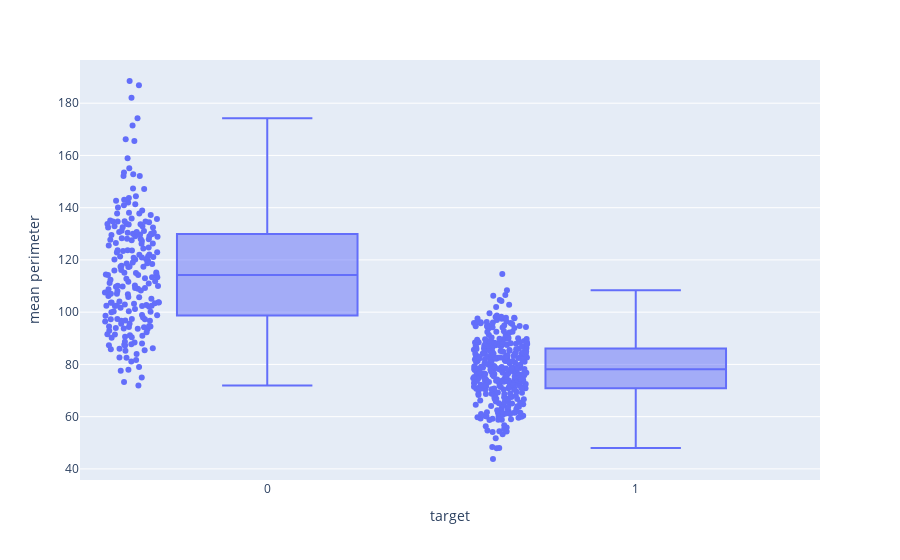

Source (notebook cell):
### Markdown cell above
- **Plot the boxplot for Mean Perimeter, use points = "all"**

### Code cell
fig = px.box(cancer_df, x='target', y='mean perimeter', points='all')
fig.show()

### Figure 1 — Plotly figure (JSON) as saved in the notebook; plotly's stock layout.template omitted (floating-point values rounded to 4 significant figures; data arrays with more than 128 entries replaced by an {"elided": "..."} marker saying what was removed)
{"data": [{"alignmentgroup": "True", "boxpoints": "all", "hovertemplate": "target=%{x}<br>mean perimeter=%{y}<extra></extra>", "legendgroup": "", "marker": {"color": "#636efa"}, "name": "", "notched": false, "offsetgroup": "", "orientation": "v", "showlegend": false, "type": "box", "x": {"elided": "569 int values"}, "x0": " ", "xaxis": "x", "y": {"elided": "569 float values"}, "y0": " ", "yaxis": "y"}], "layout": {"autosize": true, "boxmode": "group", "legend": {"tracegroupgap": 0}, "margin": {"t": 60}, "xaxis": {"anchor": "y", "autorange": true, "domain": [0, 1], "range": [-0.5065, 1.5], "title": {"text": "target"}, "type": "linear"}, "yaxis": {"anchor": "x", "autorange": true, "domain": [0, 1], "range": [35.75, 196.5], "title": {"text": "mean perimeter"}, "type": "linear"}}}
